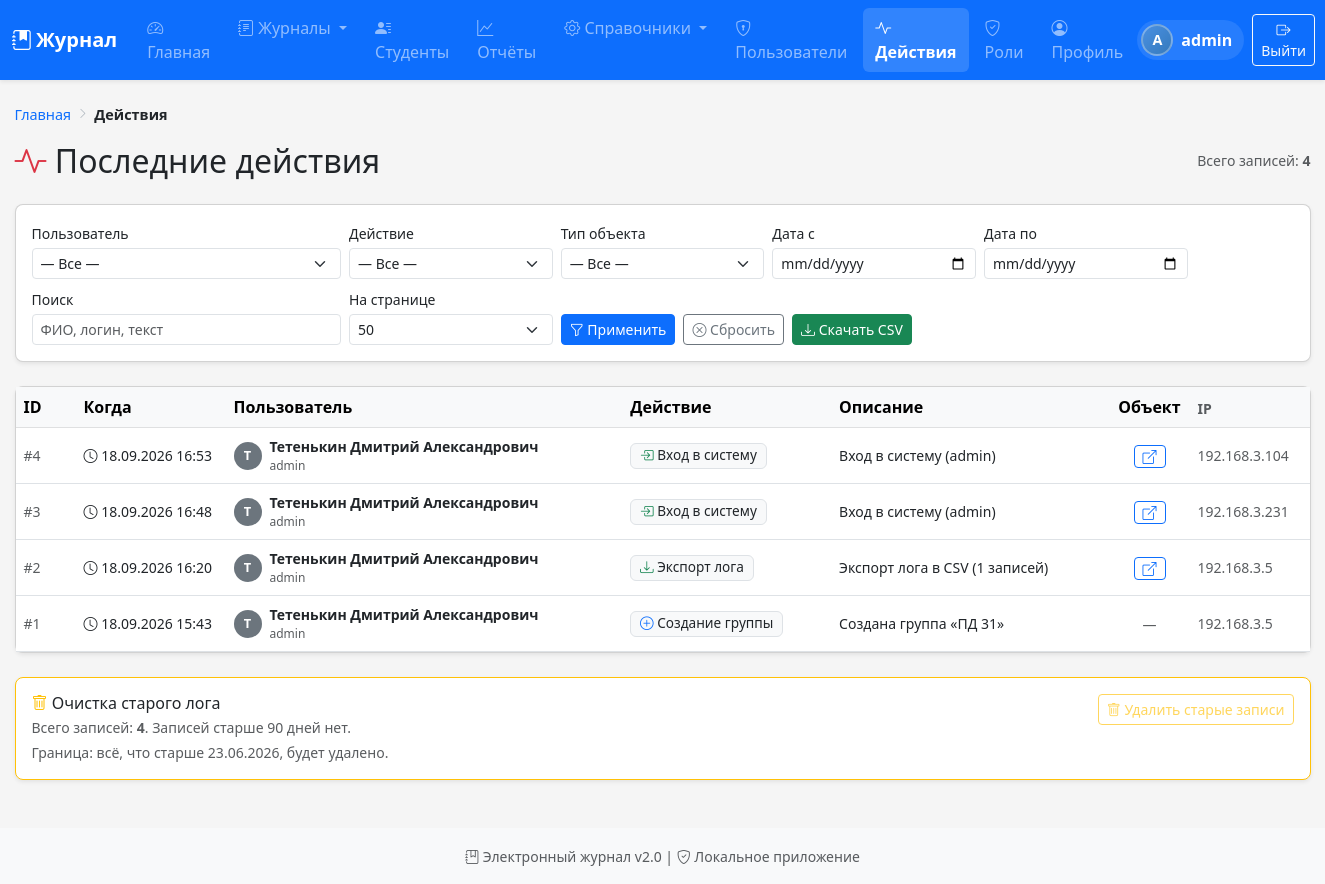
Before: /activity (signed in) with the older database file.
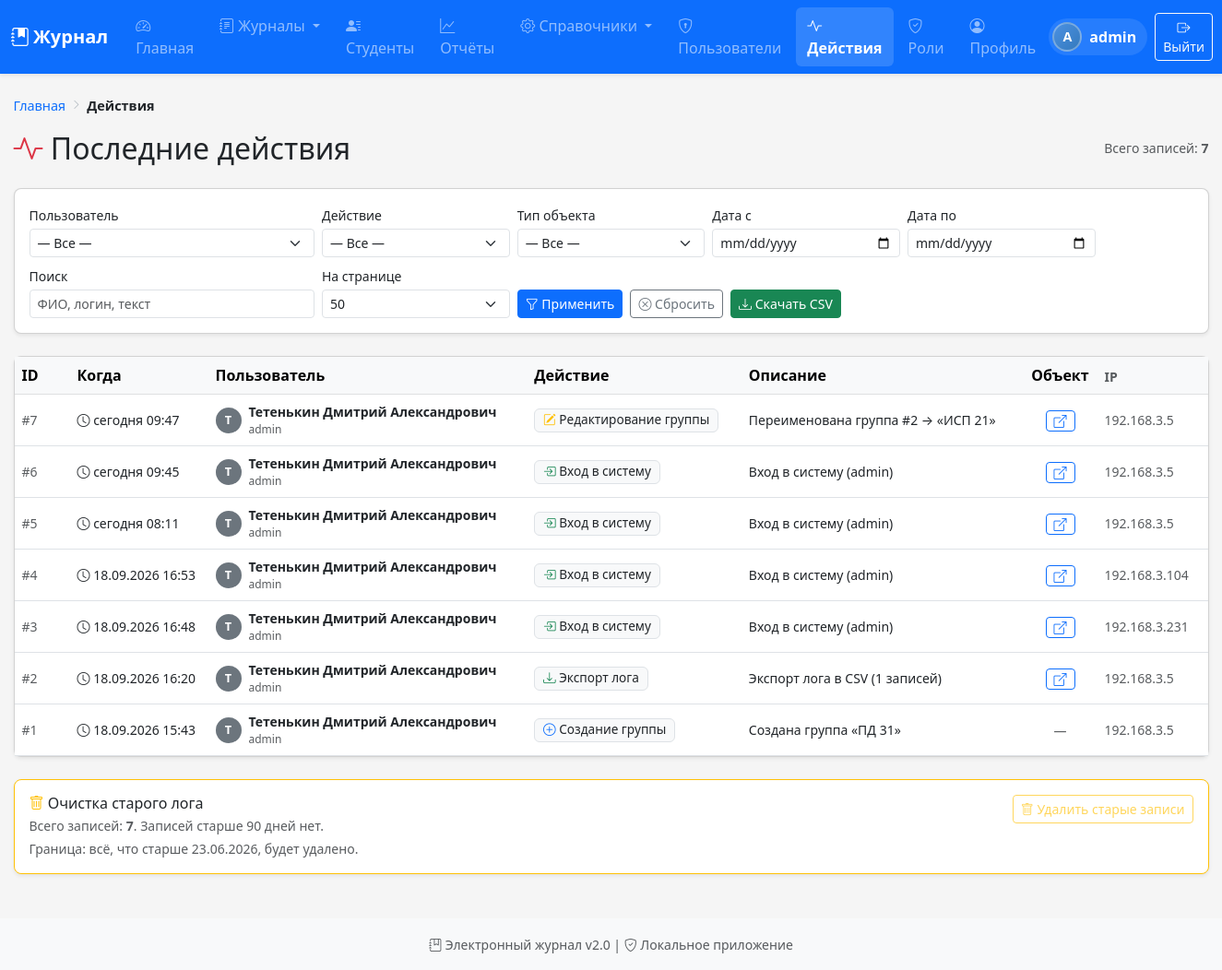
After: the same page with the newer database file.
### tables this page shows
CREATE TABLE activity_log (
                    id INTEGER PRIMARY KEY AUTOINCREMENT,
                    user_id INTEGER,
                    action TEXT NOT NULL,
                    description TEXT,
                    target_type TEXT,
                    target_id INTEGER,
                    ip TEXT,
                    created_at TEXT NOT NULL,
                    FOREIGN KEY (user_id) REFERENCES users(id) ON DELETE SET NULL
                );

CREATE TABLE user_profiles (
            id INTEGER PRIMARY KEY AUTOINCREMENT,
            user_id INTEGER UNIQUE NOT NULL,
            full_name TEXT NOT NULL DEFAULT '',
            phone TEXT DEFAULT '',
            FOREIGN KEY (user_id) REFERENCES users(id) ON DELETE CASCADE
        );

CREATE TABLE users (
            id INTEGER PRIMARY KEY AUTOINCREMENT,
            username TEXT UNIQUE NOT NULL,
            password_hash TEXT NOT NULL
        , teacher_id INTEGER);

### routes.py (the view)
@main_bp.route('/activity')
@login_required
def activity_log_page():
    uid = session['user_id']
    if not Permission.has_permission(uid, 'manage_users'):
        flash('Недостаточно прав', 'danger')
        return redirect(url_for('main.dashboard'))
    filters = _parse_activity_filters()
    page = request.args.get('page', 1, type=int)
    per_page = request.args.get('per_page', 50, type=int)
    if per_page not in (20, 50, 100, 200):
        per_page = 50
    data = get_activity_filtered(filters, page=page, per_page=per_page)
    all_users = get_unique_users()
    all_actions = get_unique_actions()
    all_target_types = get_unique_target_types()
    cleanup_stats = get_old_activity_stats(days=90)
    return render_template(
        'activity.html',
        data=data,
        filters=filters,
        all_users=all_users,
        all_actions=all_actions,
        all_target_types=all_target_types,
        action_labels=ACTION_LABELS,
        target_type_labels=TARGET_TYPE_LABELS,
        cleanup_stats=cleanup_stats,
        per_page=per_page,
    )

### activity.py (called while the page is built)
def get_unique_actions():
    conn = get_db()
    try:
        rows = conn.execute("SELECT DISTINCT action FROM activity_log ORDER BY action").fetchall()
    finally:
        conn.close()
    return [r['action'] for r in rows]

def get_unique_users():
    conn = get_db()
    try:
        rows = conn.execute('''
            SELECT DISTINCT al.user_id, u.username, up.full_name
            FROM activity_log al
            LEFT JOIN users u ON al.user_id = u.id
            LEFT JOIN user_profiles up ON u.id = up.user_id
            WHERE al.user_id IS NOT NULL
            ORDER BY up.full_name, u.username
        ''').fetchall()
    finally:
        conn.close()
    return [dict(r) for r in rows]

def get_unique_target_types():
    conn = get_db()
    try:
        rows = conn.execute(
            "SELECT DISTINCT target_type FROM activity_log "
            "WHERE target_type IS NOT NULL ORDER BY target_type"
        ).fetchall()
    finally:
        conn.close()
    return [r['target_type'] for r in rows]

### models.py (called while the page is built)
def get_db():
    conn = sqlite3.connect(Config.DATABASE)
    conn.row_factory = sqlite3.Row
    conn.execute("PRAGMA foreign_keys = ON")
    return conn

### templates/activity.html (shortened to what the changed rows need)
{% extends "base.html" %}
{% from "_breadcrumbs.html" import breadcrumbs %}
{% block breadcrumbs %}
    {{ breadcrumbs([
        ('Главная', url_for('main.dashboard')),
        ('Действия', None),
    ]) }}
{% endblock %}
{% block content %}
<div class="d-flex flex-wrap justify-content-between align-items-center mb-4 gap-2">
    <h2 class="mb-0">
        <i class="bi bi-activity text-danger"></i>
        Последние действия
    </h2>
    <div class="text-muted small">
        Всего записей: <strong>{{ data.total }}</strong>
    </div>
</div>
                {% set export_query = [] %}
                {% if filters.user_id %}{% set _ = export_query.append('user_id=' ~ filters.user_id) %}{% endif %}
                {% if filters.action %}{% set _ = export_query.append('action=' ~ filters.action) %}{% endif %}
                {% if filters.target_type %}{% set _ = export_query.append('target_type=' ~ filters.target_type) %}{% endif %}
                {% if filters.date_from %}{% set _ = export_query.append('date_from=' ~ filters.date_from) %}{% endif %}
                {% if filters.date_to %}{% set _ = export_query.append('date_to=' ~ filters.date_to) %}{% endif %}
                {% if filters.search %}{% set _ = export_query.append('search=' ~ filters.search) %}{% endif %}
{% if data['items'] %}
<div class="card shadow-sm mb-4">
    <div class="table-responsive">
        <table class="table table-hover align-middle mb-0 activity-table">
            <thead class="table-light">
                <tr>
                    <th class="col-id">ID</th>
                    <th class="col-when">Когда</th>
                    <th>Пользователь</th>
                    <th>Действие</th>
                    <th class="col-desc">Описание</th>
                    <th class="text-center col-target">Объект</th>
                    <th class="text-muted small col-ip">IP</th>
                </tr>
            </thead>
            <tbody>
            {% for a in data['items'] %}
                <tr>
                    <td class="text-muted small">#{{ a.id }}</td>
                    <td class="text-nowrap small">
                        <i class="bi bi-clock"></i>
                        {{ a.created_at_human }}
                    </td>
                    <td>
                        <div class="d-flex align-items-center gap-2">
                            <div class="rounded-circle bg-secondary text-white d-flex align-items-center justify-content-center flex-shrink-0"
                                 style="width:28px; height:28px; font-size:0.8rem; font-weight:700;">
                                {{ a.display_name[0]|upper if a.display_name else '?' }}
                            </div>
                            <div>
                                <div class="fw-semibold small">{{ a.display_name }}</div>
                                {% if a.username and a.username != a.display_name %}
                                    <div class="text-muted" style="font-size:0.75rem;">{{ a.username }}</div>
                                {% endif %}
                            </div>
                        </div>
                    </td>
                    <td>
                        <span class="badge bg-light text-dark border small">
                            {% if a.action == 'login' %}
                                <i class="bi bi-box-arrow-in-right text-success"></i>
                            {% elif a.action == 'logout' %}
                                <i class="bi bi-box-arrow-right text-secondary"></i>
                            {% elif a.action.startswith('add_') %}
                                <i class="bi bi-plus-circle text-primary"></i>
                            {% elif a.action.startswith('edit_') or a.action.startswith('set_') or a.action == 'assign_journals' %}
                                <i class="bi bi-pencil-square text-warning"></i>
                            {% elif a.action.startswith('delete_') %}
                                <i class="bi bi-x-circle text-danger"></i>
                            {% elif a.action == 'profile_edit' or a.action == 'password_change' %}
                                <i class="bi bi-person-badge text-info"></i>
                            {% elif a.action == 'import_students' %}
                                <i class="bi bi-upload text-primary"></i>
                            {% elif a.action == 'activity_export' %}
                                <i class="bi bi-download text-success"></i>
                            {% elif a.action == 'activity_cleanup' %}
                                <i class="bi bi-trash text-danger"></i>
                            {% else %}
                                <i class="bi bi-dot text-muted"></i>
                            {% endif %}
                            {{ action_labels.get(a.action, a.action) }}
                        </span>
                    </td>
                    <td class="small">{{ a.description or '—' }}</td>
                    <td class="text-center">
                        {% if a.target_url %}
                            <a href="{{ a.target_url }}" class="btn btn-sm btn-outline-primary py-0 px-2"
                               title="Перейти к объекту">
                                <i class="bi bi-box-arrow-up-right"></i>
                            </a>
                        {% else %}
                            <span class="text-muted small">—</span>
                        {% endif %}
                    </td>
                    <td class="text-muted small">{{ a.ip or '—' }}</td>
                </tr>
            {% endfor %}
            </tbody>
        </table>
    </div>
</div>
{% else %}
<div class="alert alert-info">
    <i class="bi bi-info-circle"></i>
    Записей по заданным фильтрам не найдено.
    <a href="{{ url_for('main.activity_log_page') }}" class="alert-link">Сбросить фильтры</a>
</div>
{% endif %}
<div class="card shadow-sm mt-4 border-warning">
    <div class="card-body">
        <div class="d-flex flex-wrap justify-content-between align-items-start gap-3">
            <div>
                <div class="text-muted small">
                    Всего записей: <strong>{{ cleanup_stats.total }}</strong>.
                    {% if cleanup_stats.old_count > 0 %}
                        Старше 90 дней: <strong class="text-danger">{{ cleanup_stats.old_count }}</strong>
                        (самая старая — {{ cleanup_stats.oldest_date }}).
                    {% else %}
                        Записей старше 90 дней нет.
                    {% endif %}
                </div>
            </div>
        </div>
    </div>
</div>
{% endblock %}

Changed rows visible on the page:
added activity_log: id "7", created_at_human "сегодня 09:47", full_name "Т", display_name "Тетенькин Дмитрий Александрович", username "admin", get "Редактирование группы", description "Переименована группа #2 → «ИСП 21»", ip "192.168.3.5"
added activity_log: id "6", created_at_human "сегодня 09:45", full_name "Т", display_name "Тетенькин Дмитрий Александрович", username "admin", get "Вход в систему", description "Вход в систему (admin)", ip "192.168.3.5"
added activity_log: id "5", created_at_human "сегодня 08:11", full_name "Т", display_name "Тетенькин Дмитрий Александрович", username "admin", get "Вход в систему", description "Вход в систему (admin)", ip "192.168.3.5"
Other visible differences:
{{ data.total }}: "4" → "7"
{{ cleanup_stats.total }}: "4" → "7"
